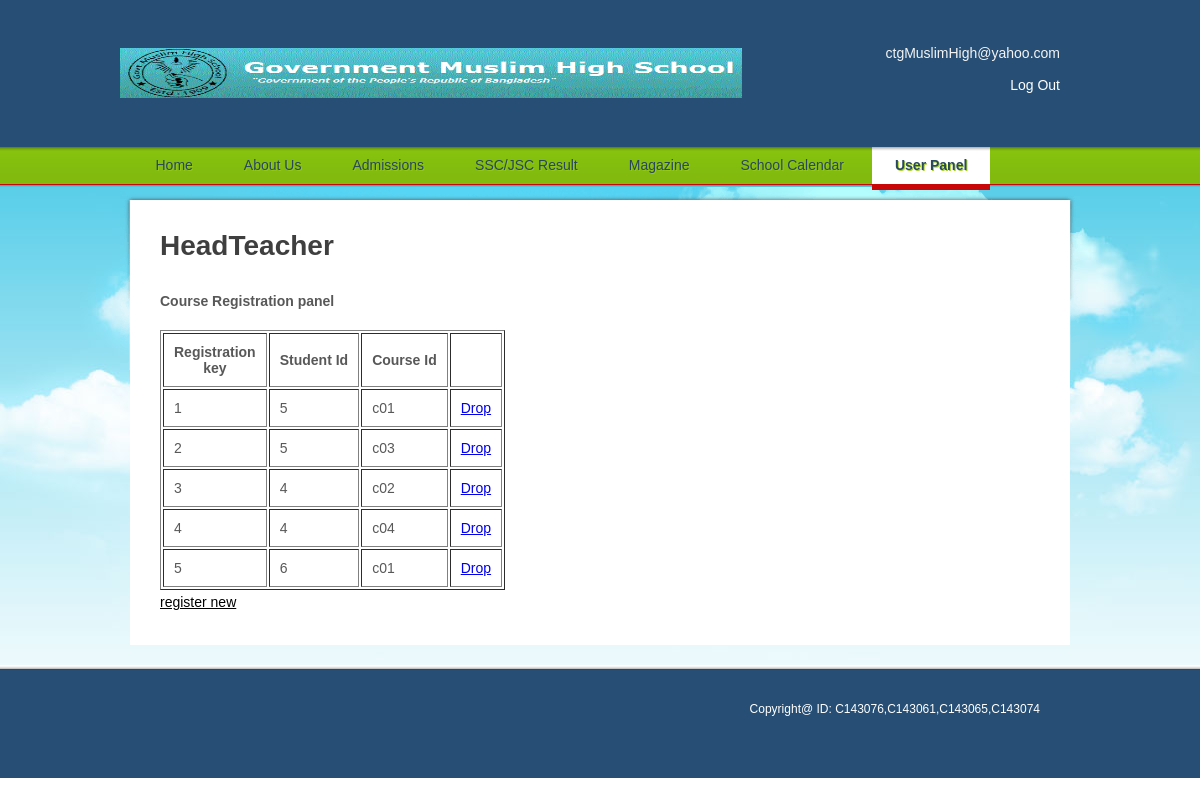
Screenshot of /webpage/courses.php (signed in) with the database file from the repository.
### tables this page shows
CREATE TABLE IF NOT EXISTS `all_users` (
  `UserId` varchar(20) NOT NULL,
  `Role` varchar(20) NOT NULL,
  `Name` varchar(20) NOT NULL,
  `CGPA` float NOT NULL,
  `Active` int(20) NOT NULL,
  `Password` varchar(20) NOT NULL,
  PRIMARY KEY (`UserId`)
);

CREATE TABLE IF NOT EXISTS `coursereg` (
  `REGID` int(20) NOT NULL AUTO_INCREMENT,
  `SID` varchar(20) NOT NULL,
  `CID` varchar(20) NOT NULL,
  PRIMARY KEY (`REGID`),
  KEY `SID` (`SID`,`CID`)
);

### webpage/functions.php (called while the page is built, shortened)
<?php
	function getUser_role(){
		$UserId = $_SESSION["UserId"];
		$result = mysql_query("SELECT Role FROM All_users WHERE UserId='$UserId'")
		or die("toha vaia" . mysql_error());
		$row = mysql_fetch_array($result);
		if($row){
			return $row[Role];
		}
		else
		{
		echo "No results!";
		}
	}
?>

### webpage/courses.php (the view, shortened to what this page needs)
<?php
			require_once("functions.php");
			$Session_role = getUser_role();
?>
<!DOCTYPE html>
<html>
<head>
<link rel="stylesheet" type="text/css" href="styles/style.css" />
</head>
<body>
<div id="page">
  <div id="header">
    <div id="section">
      <div><a href="index.php"><img src="images/logo.gif" alt="" width="622" height="50"  /></a></div>
      <span>ctgMuslimHigh@yahoo.com<br />
      <br />
      <a href="logout.php">Log Out</a></span> </div>
    <ul>
      <li><a href="index.php">Home</a></li>
      <li><a href="about.php">About Us</a></li>
      <li><a href="admissions.php">Admissions</a></li>
      <li><a href="result.php">SSC/JSC Result</a></li>
      <li><a href="Magazine.php">Magazine</a></li>
      <li><a href="school-calendar.php">School Calendar</a></li>
      <li class="current"><a href="contact-us.php">User Panel</a></li>
    </ul>
  </div>
  <div id="content">
    <div>
		<?php
			$result = mysql_query("SELECT * FROM courseReg")
			or die(mysql_error());
			echo "<h1><b>". $Session_role. "</b> </h1>";
			echo "<p><b>Course Registration panel</b> </p><br>";
			echo "<table border='1' cellpadding='10'>";
			echo "<tr> <th>Registration<br>key</th> <th>Student Id</th>   <th>Course Id</th> <th></th> </tr>";
			while($row = mysql_fetch_array( $result )) {
			echo "<tr>";
			echo '<td>' . $row['REGID'] . '</td>';
			echo '<td>' . $row['SID'] . '</td>';
			echo '<td>' . $row['CID'] . '</td>';
			echo '<td><a href="courseDelete.php?RegId=' . $row['REGID'] . '">Drop</a></td>';
			echo "</tr>";
			}
			echo "</table>";
		?>
		<p><a href="courseNew.php">register new</a></p>
    </div>
  </div>
  <div id="footer">
    <div>
	  <div class="section">
		<p>Copyright@  ID: C143076,C143061,C143065,C143074</p>
      </div>
    </div>
  </div>
</div>
</html>

### webpage/styles/style.css (style rules this page uses)
body { background:#fff url(../images/background.gif) repeat-x center 187px; color:#585858; font-family:Arial; font-size:14px; margin:0; min-width:960px; }
a { outline:none; }
img { border:none; }
#header div#section:after, #header ul:after, #content div:after, #content div ul.services:after, #footer div:after, #footer div div.section ul:after { clear:both; content:" "; display:block; font-size:0; height:0; visibility:hidden; }
#page { background:url(../images/background.jpg) no-repeat center 180px; width:100%; }
#header { background:url(../images/bg-header.gif) repeat-x; height:auto; overflow:hidden; position:relative; }
#header div#section { height:145px; margin:0 auto; width:960px; }
#header div#section div { float:left; margin-top:48px; }
#header div#section div a { display:block; }
#header div#section span { color:#f4f4f4; float:right; margin:0; padding-right:20px; padding-top:45px; text-align:right; width:178px; }
#header ul { list-style:none; margin:2px auto 0; padding:0; width:935px; }
#header ul li { float:left; padding-right:5px; }
#header ul li a { color:#28475C; display:block; font-size:14px; height:43px; line-height:37px; padding:0 23px; text-align:center; text-decoration:none; text-shadow:1px 1px 0 #94C81D; text-transform:capitalize; }
#header ul li.current, #header ul li:hover { height:43px; }
#header ul li.current a { background:url(../images/bg-menu.gif) repeat-x; color:#2a495e; font-weight:bold; text-shadow:1px 1px 0 #a8d32c; }
#content { background:url(../images/bg-content.gif) no-repeat top center; margin:0 auto; min-height:174px; overflow:hidden; position:relative; width:960px; ; }
#content p a { color:#000; text-decoration:underline; }
#content div { background:#fff; margin:10px auto 20px; padding:30px; width:880px; }
#content div#home div div#aside div h1, #content div h1 { color:#3f3f3f; font-size:28px; font-weight:normal; margin:0; padding-bottom:27px; }
#content div#home div div#aside div p, #content div p { line-height:25px; margin:0; padding-bottom:0; text-align:justify; }
#footer { background:#274F75 url(../images/bg-footer.gif) repeat-x; min-height:113px; width:100%; }
#footer div { font-size:12px; margin:0 auto; padding-top:37px; position:relative; width:960px; }
#footer div div.section { float:right; padding:0; width:700px; }
#footer div div.section p { color:white; margin:0; padding:0px 40px 0px; text-align:right; }
span a { color: white;font-style:Arial Black;text-decoration:none; }

### rows the page displays
all_users: Role "HeadTeacher"
coursereg: REGID "1", SID "5", CID "c01"
coursereg: REGID "2", SID "5", CID "c03"
coursereg: REGID "3", SID "4", CID "c02"
coursereg: REGID "4", SID "4", CID "c04"
coursereg: REGID "5", SID "6", CID "c01"
